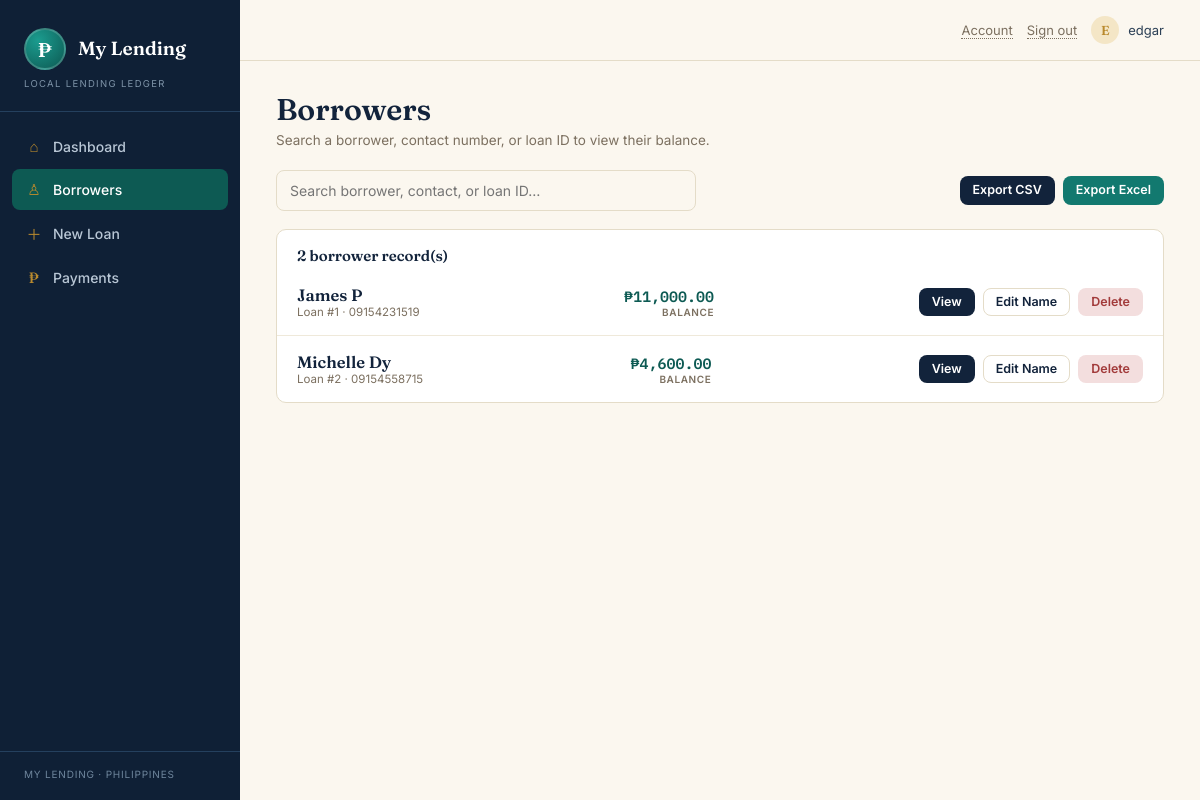
Screenshot of /borrowers (signed in) with the database file from the repository.
### tables this page shows
CREATE TABLE users (
                id INTEGER PRIMARY KEY AUTOINCREMENT,
                username TEXT NOT NULL UNIQUE,
                password_hash TEXT NOT NULL,
                created_at TEXT NOT NULL
            );

CREATE TABLE loans (
                id INTEGER PRIMARY KEY AUTOINCREMENT,
                borrower TEXT NOT NULL,
                contact TEXT,
                principal REAL NOT NULL,
                monthly_interest REAL NOT NULL,
                months INTEGER NOT NULL,
                total_interest REAL NOT NULL,
                total_payable REAL NOT NULL,
                status TEXT NOT NULL DEFAULT 'Active',
                created_at TEXT NOT NULL
            );

### app.py (the view)
@app.route("/borrowers")
@login_required
def borrowers():
    term = request.args.get("q", "")
    rows = db.search_loans(term)
    return render_template("borrowers.html", rows=rows, term=term)

### app.py (called while the page is built)
def peso(value):
    return f"₱{float(value):,.2f}"

def login_required(view):
    @wraps(view)
    def wrapped(*args, **kwargs):
        if not db.has_admin():
            return redirect(url_for("setup"))
        if not session.get("user_id"):
            return redirect(url_for("login", next=request.path))
        return view(*args, **kwargs)
    return wrapped

@app.before_request
def load_current_user():
    g.user = None
    user_id = session.get("user_id")
    if user_id:
        g.user = db.get_user(user_id)

@app.context_processor
def inject_user():
    return {"current_user": g.get("user")}

### database.py (called while the page is built)
    def has_admin(self) -> bool:
        return self.connection.execute("SELECT 1 FROM users LIMIT 1").fetchone() is not None

    def get_user(self, user_id):
        return self.connection.execute("SELECT * FROM users WHERE id = ?", (user_id,)).fetchone()

    def search_loans(self, search_text=""):
        term = f"%{search_text.strip()}%"
        return self.connection.execute(
            """SELECT l.*, COALESCE(SUM(p.amount), 0) AS paid,
               l.total_payable - COALESCE(SUM(p.amount), 0) AS balance
               FROM loans l LEFT JOIN payments p ON p.loan_id = l.id
               WHERE l.borrower LIKE ? OR l.contact LIKE ? OR CAST(l.id AS TEXT) LIKE ?
               GROUP BY l.id ORDER BY l.borrower COLLATE NOCASE""",
            (term, term, term),
        ).fetchall()

### templates/borrowers.html (shortened to what this page needs)
{% extends "base.html" %}
{% set active = "borrowers" %}
{% block content %}
<div class="page-head">
    <h1>Borrowers</h1>
    <p>Search a borrower, contact number, or loan ID to view their balance.</p>
</div>
<form method="get" class="actions-row">
    <input type="text" name="q" value="{{ term }}" placeholder="Search borrower, contact, or loan ID…"
           style="max-width:420px;" onchange="this.form.submit()">
    <div style="display:flex; gap:8px;">
        <a class="btn btn-navy btn-sm" href="{{ url_for('export_data', fmt='csv', q=term) }}">Export CSV</a>
        <a class="btn btn-primary btn-sm" href="{{ url_for('export_data', fmt='excel', q=term) }}">Export Excel</a>
    </div>
</form>
<div class="panel">
    <div style="padding:16px 20px 4px; font-family:var(--serif); font-weight:600; font-size:15px;">
        {{ rows|length }} borrower record(s)
    </div>
    {% for row in rows %}
    <div class="borrower-card">
        <div>
            <div class="borrower-name">{{ row['borrower'] }}</div>
            <div class="borrower-id">Loan #{{ row['id'] }} &middot; {{ row['contact'] or 'No contact' }}</div>
        </div>
        <div class="borrower-balance">{{ row['balance']|peso }}<small>Balance</small></div>
        <div class="borrower-actions">
            <a class="btn btn-navy btn-sm" href="{{ url_for('borrower_detail', loan_id=row['id']) }}">View</a>
            <button class="btn btn-ghost btn-sm" type="button"
                    onclick="openRename({{ row['id'] }}, {{ row['borrower']|tojson }}, {{ url_for('borrowers')|tojson }})">Edit Name</button>
            <button class="btn btn-danger btn-sm" type="button"
                    onclick="openDelete({{ row['id'] }}, {{ row['borrower']|tojson }})">Delete</button>
        </div>
    </div>
    {% else %}
    <div class="empty-row" style="padding:34px 20px;">No borrower records match your search.</div>
    {% endfor %}
</div>
{% endblock %}

### templates/base.html (shortened to what this page needs)
<!doctype html>
<html lang="en">
<head>
<link rel="stylesheet" href="{{ url_for('static', filename='css/style.css') }}">
</head>
<body>
<div class="app-shell">
    <aside class="sidebar">
        <div class="brand">
            <div class="brand-mark">₱</div>
            <div class="brand-name">My Lending</div>
        </div>
        <div class="brand-sub">LOCAL LENDING LEDGER</div>
        <nav class="nav-links">
            <a class="nav-link {{ 'active' if active == 'dashboard' }}" href="{{ url_for('dashboard') }}"><span class="glyph">⌂</span> Dashboard</a>
            <a class="nav-link {{ 'active' if active == 'borrowers' }}" href="{{ url_for('borrowers') }}"><span class="glyph">♙</span> Borrowers</a>
            <a class="nav-link {{ 'active' if active == 'new_loan' }}" href="{{ url_for('new_loan') }}"><span class="glyph">＋</span> New Loan</a>
            <a class="nav-link {{ 'active' if active == 'payments' }}" href="{{ url_for('payments') }}"><span class="glyph">₱</span> Payments</a>
        </nav>
        <div class="sidebar-foot">MY LENDING &middot; PHILIPPINES</div>
    </aside>
    <div class="main">
        <div class="topbar">
            {% if current_user %}
            <a class="linklike" href="{{ url_for('account') }}">Account</a>
            <a class="linklike" href="{{ url_for('logout') }}">Sign out</a>
            <div class="user-chip">
                <div class="user-avatar">{{ current_user['username'][:1]|upper }}</div>
                {{ current_user['username'] }}
            </div>
            {% endif %}
        </div>
        <div class="content">
            {% block content %}{% endblock %}
        </div>
    </div>
</div>
</body>
</html>

### rows the page displays
users: username "E", username "edgar"
loans: borrower "James P", id "1", contact "09154231519", balance|peso "₱11,000.00"
loans: borrower "Michelle Dy", id "2", contact "09154558715", balance|peso "₱4,600.00"

### other values shown
{{ rows|length }} "2"
